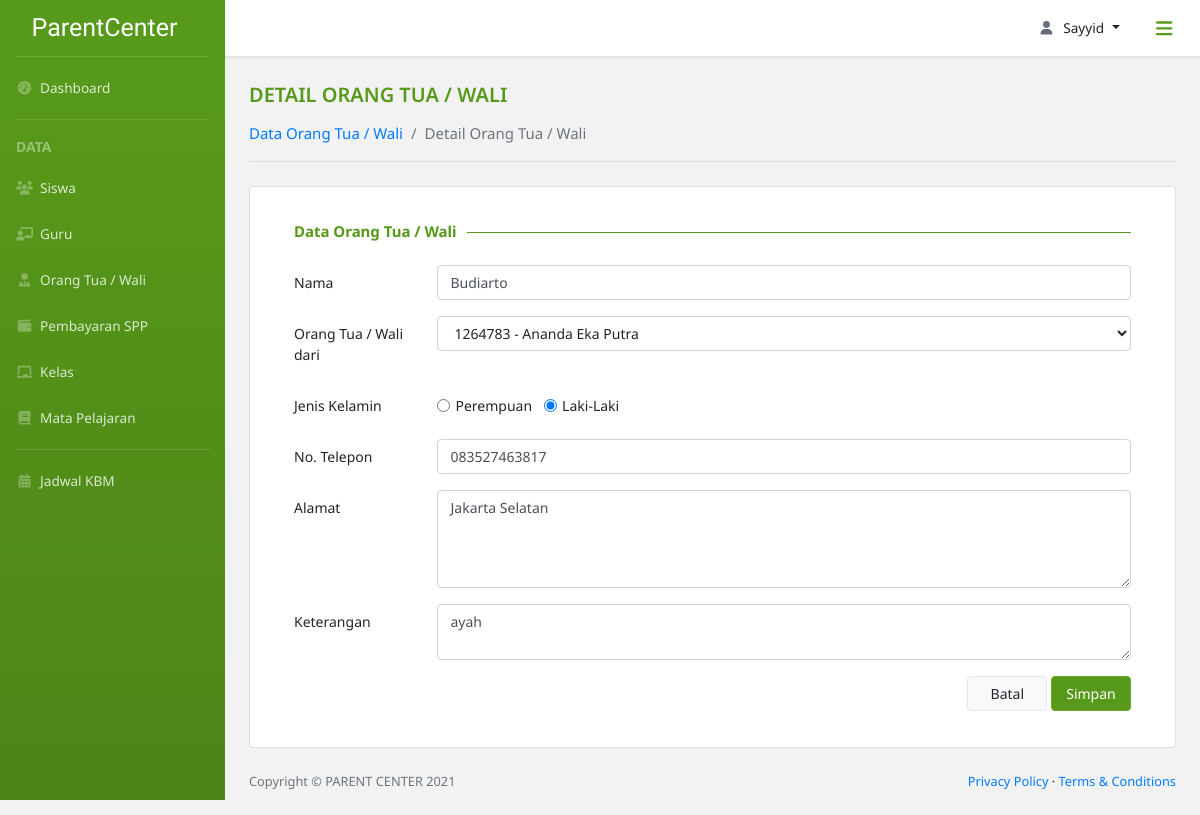
/detail_orangtua/2 (signed in), run on the app's committed database.
### parent_center_app/models.py (models this page shows, shortened)
class OrangTua(models.Model):
    id_ortu = models.ForeignKey(Siswa, on_delete=CASCADE)
    nama = models.CharField(max_length=50)
    keterangan = models.CharField(max_length=50)
    no_tlp = models.CharField(max_length=13)
    alamat = models.TextField(null=True)
    id_user = models.OneToOneField(ExtendUser, null=True, on_delete=models.SET_NULL)
    class jns_kelamin(models.TextChoices):
        P = 'Perempuan'
        L = 'Laki-Laki'
    jns_kelamin = models.CharField(max_length=10,
                                   choices=jns_kelamin.choices,
                                   default=jns_kelamin.L)

### parent_center_app/views.py (the view)
# urls.py: path('detail_orangtua/<int:pk>', views.detailOrangtua, name='detail orangtua'),
@login_required(login_url='login')
def detailOrangtua(request, pk):
    if level_permission(request, ['Admin']) is False:
        return redirect(level_login(request))
    else:
        ortu = get_object_or_404(OrangTua, pk=pk)
        if request.method == 'POST':
            form = OrangTuaForm(request.POST, instance=ortu)
            if form.is_valid():
                ortu = form.save(commit=False)
                ortu.save()
                return redirect('data orang tua')
        else:
            form = OrangTuaForm(instance=ortu)
        return render(request,
                      'parent_center_app/detail_orangtua.html',
                      {'title': 'Detail Orang Tua / Wali',
                       'form': form})

### parent_center_app/models.py (called while the page is built)
    def __str__(self):
        return f'{self.nis} - {self.nama}'

### parent_center_app/views.py (called while the page is built)
def level_permission(current_user, level: list) -> bool:
    if current_user.user.extenduser.user_level in level:
        return True
    else:
        return False

### parent_center_app/templates/parent_center_app/detail_orangtua.html (shortened to what this page needs)
{% extends 'parent_center_app/base.html' %}
{% block breadcrumb %}
<div class="row pt-4">
    <div class="col-lg-12">
        <div class="div-title">
            <span class="title-content">{{title}}</span>
            <nav aria-label="breadcrumb">
                <ol class="breadcrumb">
                    <li class="breadcrumb-item"><a href="/data_orangtua">Data Orang Tua / Wali</a></li>
                    <li class="breadcrumb-item active" aria-current="page">{{ title }}</li>
                </ol>
            </nav>
        </div>
    </div>
</div>
<hr class="dropdown-divider hr-title mb-4 mx-4 mt-3">
{% endblock breadcrumb %}
{% block content %}
<div class="row">
    <div class="col-lg-12">
        <div class="card">
            <div class="card-body card-custom">
                <form method="post" name="detail_orangtua" class="form-custom">
                    <h6 class="subtitle-dashboard mx-4 mt-4 form-title"><span>Data Orang Tua / Wali</span></h6>
                    <div class="form-group row">
                        <label for="inputNama" class="col-sm-3 col-md-2 col-form-label">Nama</label>
                        <div class="col-sm-9 col-md-10">
                            {{ form.nama }}
                        </div>
                    </div>
                    <div class="form-group row">
                        <label class="col-sm-3 col-md-2 col-form-label" for="siswa">Orang Tua / Wali dari</label>
                        <div class="col-sm-9 col-md-10">
                            {{ form.id_ortu }}
                        </div>
                    </div>
                    <div class="form-group row form-jk">
                        <label class="col-sm-3 col-md-2 col-form-label">Jenis Kelamin</label>
                        <div class="col-sm-9 col-md-10 d-flex">
                            {% for radio in form.jns_kelamin %}
                            <div class="form-check form-check-inline align-self-center">
                                {{ radio.tag }}
                                <label class="form-check-label" for="{{ radio.id_for_label }}">
                                    {% if radio.choice_label == 'P' %}
                                        Perempuan
                                    {% else %}
                                        Laki-Laki
                                    {% endif %}
                                </label>
                            </div>
                            {% endfor %}
                        </div>
                    </div>
                    <div class="form-group row">
                        <label for="inputNoTlp" class="col-sm-3 col-md-2 col-form-label">No. Telepon</label>
                        <div class="col-sm-9 col-md-10">
                            {{ form.no_tlp }}
                        </div>
                    </div>
                    <div class="form-group row">
                        <label for="inputAlamat" class="col-sm-3 col-md-2 col-form-label">Alamat</label>
                        <div class="col-sm-9 col-md-10">
                            {{ form.alamat }}
                        </div>
                    </div>
                    <div class="form-group row">
                        <label for="inputKeterangan" class="col-sm-3 col-md-2 col-form-label">Keterangan</label>
                        <div class="col-sm-9 col-md-10">
                            {{ form.keterangan }}
                        </div>
                    </div>
                    <div class="form-group row">
                        <div class="col-sm-12 text-right div-btn">
                            <a href="/data_orangtua" class="btn btn-light">Batal</a>
                            <input type="submit" class="btn btn-light btn-tambah" value="Simpan">
                        </div>
                    </div>
                </form>
            </div>
        </div>
    </div>
</div>
{% endblock content %}

### parent_center_app/templates/parent_center_app/base.html (shortened to what this page needs)
{% load static %}
<!DOCTYPE html>
<html lang="en">
    <head>
        <link href="{% static 'parent_center_app/assets/css/bootstrap-toggle.min.css' %}" rel="stylesheet">
        <link href="{% static 'parent_center_app/assets/css/style-custom.css' %}" rel="stylesheet" />
        <link href="{% static 'parent_center_app/assets/css/styles.css' %}" rel="stylesheet" />
        <link rel="stylesheet" type="text/css" href="{% static 'parent_center_app/assets/css/dataTables.bootstrap4.min.css' %}"/>
        <link href="{% static 'parent_center_app/vendor/fontawesome-free/css/all.min.css' %}" rel="stylesheet" type="text/css">
        <link href="//cdn.jsdelivr.net/npm/select2@4.1.0-rc.0/dist/css/select2.min.css" rel="stylesheet" />
    </head>
    <body class="sb-nav-fixed">
        <nav class="sb-topnav navbar navbar-expand navbar-dark bg-putih shadow-sm">
            <button class="btn btn-link btn-sm order-1 rounded-circle" id="sidebarToggle" href="#"><i class="fas fa-bars fa-lg"></i></button>
            <ul class="navbar-nav ml-auto md-0 mr-2">
                <li class="nav-item dropdown">
                    <a class="nav-link dropdown-toggle" id="userDropdown" href="#" role="button" data-toggle="dropdown" aria-haspopup="true" aria-expanded="false"><i class="fas fa-user fa-fw"></i>{{ request.user }}</a>
                </li>
            </ul>
        </nav>
        <div id="layoutSidenav">
            <div id="layoutSidenav_nav">
                <nav class="sb-sidenav accordion bg-green" id="sidenavAccordion">
                    <div class="sb-sidenav-menu">
                        <div class="nav">
                            <a class="navbar-brand d-flex align-self-center align-items-center" href="/dashboard_admin">
                                ParentCenter
                            </a>
                            <div class="dropdown-divider mx-3 mt-0"></div>
                            <a class="nav-link" href="/dashboard_admin">
                                <i class="fas fa-fw fa-tachometer-alt"></i>&nbsp;
                                Dashboard
                            </a>
                            <div class="dropdown-divider mx-3"></div>
                            <div class="dropdown-header">
                                DATA
                            </div>
                            <a class="nav-link" href="/data_siswa">
                                <i class="fas fa-fw fa-users"></i>&nbsp;
                                Siswa
                            </a>
                            <a class="nav-link" href="/data_guru">
                                <i class="fas fa-fw fa-chalkboard-teacher"></i>&nbsp;
                                Guru
                            </a>
                            <a class="nav-link" href="/data_orangtua">
                                <i class="fas fa-fw fa-user-tie"></i>&nbsp;
                                Orang Tua / Wali
                            </a>
                            <a class="nav-link" href="/cari_spp">
                                <i class="fas fa-fw fa-wallet"></i>&nbsp;
                                Pembayaran SPP
                            </a>
                            <a class="nav-link" href="/data_kelas">
                                <i class="fas fa-fw fa-chalkboard"></i>&nbsp;
                                Kelas
                            </a>
                            <a class="nav-link" href="/data_mapel">
                                <i class="fas fa-fw fa-book"></i>&nbsp;
                                Mata Pelajaran
                            </a>
                            <div class="dropdown-divider mx-3"></div>
                            <a class="nav-link" href="/jadwal_kbm">
                                <i class="fas fa-fw fa-calendar-alt"></i>&nbsp;
                                Jadwal KBM
                            </a>
                        </div>
                    </div>
                </nav>
            </div>
            <div id="layoutSidenav_content">
                <main>
                    <div class="container-fluid px-0">
                        {% block breadcrumb %}
                        {% endblock breadcrumb %}
                        {% block content %}
                        {% endblock content %}
                    </div>
                </main>
                <footer class="py-4 bg-grey mt-auto">
                    <div class="container-fluid">
                        <div class="d-flex align-items-center justify-content-between small">
                            <div class="text-muted">Copyright &copy; PARENT CENTER 2021</div>
                            <div>
                                <a href="/privacy-policy">Privacy Policy</a>
                                &middot;
                                <a href="/terms-condition">Terms &amp; Conditions</a>
                            </div>
                        </div>
                    </div>
                </footer>
            </div>
        </div>
    </body>
</html>

### parent_center_app/static/parent_center_app/assets/css/style-custom.css (style rules this page uses)
* { font-family: 'Noto Sans', sans-serif; }
body { background-color: #f2f2f2!important; }
#userDropdown svg { margin-right: .5rem; }
#userDropdown { text-transform: capitalize; }
a#userDropdown.nav-link.dropdown-toggle::after { margin-left: .5rem!important; }
.bg-putih { background-color: #fff; }
.bg-green { background-color: #57991a; background-image: linear-gradient(180deg,#57991a 10%,#4d8517 100%); background-size: cover; }
.sb-sidenav-menu a.nav-link { color: rgba(255,255,255,.8)!important; }
.sb-sidenav-menu a.nav-link svg { color: rgba(255,255,255,.3)!important; }
.navbar-nav a, #ddUser .dropdown-item { color: #212529!important; }
.navbar-nav a svg, .card-dashboard svg { color: #686a7d!important; }
.sb-sidenav .dropdown-divider { border-color: rgba(255,255,255,.15); }
.sb-sidenav .dropdown-header { color: rgba(255,255,255,.4); }
#sidebarToggle { height: 2.5rem!important; width: 2.5rem!important; font-weight: 400!important; color: #57991a!important; }
.navbar-brand { height: 56px; color: #fff; font-family: 'Satisfy', cursive!important; font-size: 25px!important; }
.sb-nav-fixed .sb-topnav { z-index: 1038!important; }
.sb-nav-fixed #layoutSidenav #layoutSidenav_nav .sb-sidenav { padding-top: 0!important; }
.dropdown-header { padding-left: 1rem!important; font-weight: bold; }
.sb-sidenav-menu, .sb-topnav.navbar, #ddUser .dropdown-item { font-size: 13.6px; }
.nav-link { padding: 12.8px 16px!important; }
.title-content { font-size: 20px; font-weight: 600; color: #57991a; text-transform: uppercase; }
.div-title .breadcrumb { background-color: transparent; padding-left: 0; margin-bottom: 0; padding-bottom: 0; font-size: 15px!important; }
.div-title .breadcrumb-item a { font-size: 15px; }
.hr-title { border-color: #ddd!important; border-width: 2px; }
.subtitle-dashboard { margin-left: 20px; margin-bottom: 15px; font-weight: bold; color: #9092a2; font-size: 15px; }
.container-fluid .row { margin-left: .75rem; margin-right: .75rem; }
.btn-tambah.btn-light { background-color: #57991a!important; border-color: #66ad1f!important; font-size: 14px!important; color: #fff!important; }
.btn-light { border: 1px solid #e2e6ea!important; }
.card-custom { font-size: 14px!important; color: #212529!important; }
.form-title { text-align: left; border-bottom: 1px solid #57991a; line-height: 0.1em; margin-bottom: 2rem; }
.form-title span { background:#fff; padding-right: 10px; font-size: 15px; color: #57991a; }
.form-custom .form-group * { font-size: 14px; }
.form-custom .btn { width: 80px; }
.select2select *, .select2-container--default .select2-results>.select2-results__options, .select2-search__field { font-size: 14px!important; }
select { color: #212529!important; }

### data on the page
OrangTua: nama "Budiarto", id_ortu "1264783 - Ananda Eka Putra", no_tlp "083527463817", alamat "Jakarta Selatan", keterangan "ayah"

### other printed values
{{ request.user }} "Sayyid"
{{ title }} "DETAIL ORANG TUA / WALI"
{{ title }} "Detail Orang Tua / Wali"
